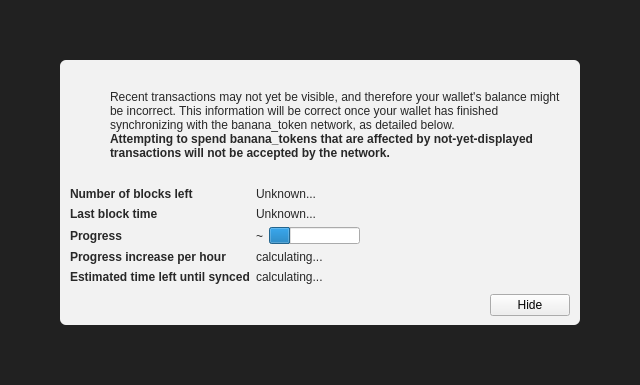
<?xml version="1.0" encoding="UTF-8"?>
<ui version="4.0">
 <class>ModalOverlay</class>
 <widget class="ModalOverlay" name="ModalOverlay">
  <property name="geometry">
   <rect>
    <x>0</x>
    <y>0</y>
    <width>640</width>
    <height>385</height>
   </rect>
  </property>
  <property name="windowTitle">
   <string>Form</string>
  </property>
  <layout class="QVBoxLayout" name="verticalLayout" stretch="0">
   <property name="sizeConstraint">
    <enum>QLayout::SetDefaultConstraint</enum>
   </property>
   <property name="leftMargin">
    <number>0</number>
   </property>
   <property name="topMargin">
    <number>0</number>
   </property>
   <property name="rightMargin">
    <number>0</number>
   </property>
   <property name="bottomMargin">
    <number>0</number>
   </property>
   <item>
    <widget class="QWidget" name="bgWidget" native="true">
     <property name="styleSheet">
      <string notr="true">#bgWidget { background: rgba(0,0,0,220); }</string>
     </property>
     <layout class="QVBoxLayout" name="verticalLayoutMain" stretch="1">
      <property name="leftMargin">
       <number>60</number>
      </property>
      <property name="topMargin">
       <number>60</number>
      </property>
      <property name="rightMargin">
       <number>60</number>
      </property>
      <property name="bottomMargin">
       <number>60</number>
      </property>
      <item>
       <widget class="QWidget" name="contentWidget" native="true">
        <property name="styleSheet">
         <string notr="true">#contentWidget { background: rgba(255,255,255,240); border-radius: 6px; }

QLabel { color: rgb(40,40,40);  }</string>
        </property>
        <layout class="QVBoxLayout" name="verticalLayoutSub" stretch="1,0,0,0">
         <property name="spacing">
          <number>0</number>
         </property>
         <property name="leftMargin">
          <number>10</number>
         </property>
         <property name="topMargin">
          <number>10</number>
         </property>
         <property name="rightMargin">
          <number>10</number>
         </property>
         <property name="bottomMargin">
          <number>10</number>
         </property>
         <item>
          <layout class="QHBoxLayout" name="horizontalLayoutIconText" stretch="0,1">
           <property name="topMargin">
            <number>20</number>
           </property>
           <item>
            <layout class="QVBoxLayout" name="verticalLayoutIcon">
             <property name="leftMargin">
              <number>0</number>
             </property>
             <item>
              <widget class="QPushButton" name="warningIcon">
               <property name="enabled">
                <bool>false</bool>
               </property>
               <property name="text">
                <string/>
               </property>
               <property name="icon">
                <iconset>
                 <normaloff>:/icons/warning</normaloff>
                 <disabledoff>:/icons/warning</disabledoff>:/icons/warning</iconset>
               </property>
               <property name="iconSize">
                <size>
                 <width>48</width>
                 <height>48</height>
                </size>
               </property>
               <property name="flat">
                <bool>true</bool>
               </property>
              </widget>
             </item>
             <item>
              <spacer name="verticalSpacerWarningIcon">
               <property name="orientation">
                <enum>Qt::Vertical</enum>
               </property>
               <property name="sizeHint" stdset="0">
                <size>
                 <width>20</width>
                 <height>40</height>
                </size>
               </property>
              </spacer>
             </item>
            </layout>
           </item>
           <item>
            <layout class="QVBoxLayout" name="verticalLayoutInfoText">
             <property name="leftMargin">
              <number>0</number>
             </property>
             <property name="topMargin">
              <number>0</number>
             </property>
             <item>
              <widget class="QLabel" name="infoText">
               <property name="text">
                <string>Recent transactions may not yet be visible, and therefore your wallet's balance might be incorrect. This information will be correct once your wallet has finished synchronizing with the banana_token network, as detailed below.</string>
               </property>
               <property name="textFormat">
                <enum>Qt::RichText</enum>
               </property>
               <property name="wordWrap">
                <bool>true</bool>
               </property>
              </widget>
             </item>
             <item>
              <widget class="QLabel" name="infoTextStrong">
               <property name="font">
                <font>
                 <weight>75</weight>
                 <bold>true</bold>
                </font>
               </property>
               <property name="text">
                <string>Attempting to spend banana_tokens that are affected by not-yet-displayed transactions will not be accepted by the network.</string>
               </property>
               <property name="textFormat">
                <enum>Qt::RichText</enum>
               </property>
               <property name="wordWrap">
                <bool>true</bool>
               </property>
              </widget>
             </item>
             <item>
              <spacer name="verticalSpacerInTextSpace">
               <property name="orientation">
                <enum>Qt::Vertical</enum>
               </property>
               <property name="sizeHint" stdset="0">
                <size>
                 <width>20</width>
                 <height>40</height>
                </size>
               </property>
              </spacer>
             </item>
            </layout>
           </item>
          </layout>
         </item>
         <item>
          <spacer name="verticalSpacerAfterText">
           <property name="orientation">
            <enum>Qt::Vertical</enum>
           </property>
           <property name="sizeHint" stdset="0">
            <size>
             <width>20</width>
             <height>40</height>
            </size>
           </property>
          </spacer>
         </item>
         <item>
          <layout class="QFormLayout" name="formLayout">
           <property name="fieldGrowthPolicy">
            <enum>QFormLayout::FieldsStayAtSizeHint</enum>
           </property>
           <property name="horizontalSpacing">
            <number>6</number>
           </property>
           <property name="verticalSpacing">
            <number>6</number>
           </property>
           <property name="topMargin">
            <number>10</number>
           </property>
           <item row="0" column="0">
            <widget class="QLabel" name="labelNumberOfBlocksLeft">
             <property name="font">
              <font>
               <weight>75</weight>
               <bold>true</bold>
              </font>
             </property>
             <property name="text">
              <string>Number of blocks left</string>
             </property>
            </widget>
           </item>
           <item row="0" column="1">
            <widget class="QLabel" name="numberOfBlocksLeft">
             <property name="text">
              <string>Unknown...</string>
             </property>
            </widget>
           </item>
           <item row="1" column="0">
            <widget class="QLabel" name="labelLastBlockTime">
             <property name="font">
              <font>
               <weight>75</weight>
               <bold>true</bold>
              </font>
             </property>
             <property name="text">
              <string>Last block time</string>
             </property>
            </widget>
           </item>
           <item row="1" column="1">
            <widget class="QLabel" name="newestBlockDate">
             <property name="sizePolicy">
              <sizepolicy hsizetype="Maximum" vsizetype="Preferred">
               <horstretch>0</horstretch>
               <verstretch>0</verstretch>
              </sizepolicy>
             </property>
             <property name="text">
              <string>Unknown...</string>
             </property>
            </widget>
           </item>
           <item row="2" column="0">
            <widget class="QLabel" name="labelSyncDone">
             <property name="font">
              <font>
               <weight>75</weight>
               <bold>true</bold>
              </font>
             </property>
             <property name="text">
              <string>Progress</string>
             </property>
            </widget>
           </item>
           <item row="2" column="1">
            <layout class="QHBoxLayout" name="horizontalLayoutSync" stretch="0,1">
             <item>
              <widget class="QLabel" name="percentageProgress">
               <property name="text">
                <string notr="true">~</string>
               </property>
              </widget>
             </item>
             <item>
              <widget class="QProgressBar" name="progressBar">
               <property name="value">
                <number>24</number>
               </property>
               <property name="format">
                <string/>
               </property>
              </widget>
             </item>
            </layout>
           </item>
           <item row="4" column="0">
            <widget class="QLabel" name="labelProgressIncrease">
             <property name="font">
              <font>
               <weight>75</weight>
               <bold>true</bold>
              </font>
             </property>
             <property name="text">
              <string>Progress increase per hour</string>
             </property>
            </widget>
           </item>
           <item row="4" column="1">
            <widget class="QLabel" name="progressIncreasePerH">
             <property name="text">
              <string>calculating...</string>
             </property>
            </widget>
           </item>
           <item row="5" column="0">
            <widget class="QLabel" name="labelEstimatedTimeLeft">
             <property name="font">
              <font>
               <weight>75</weight>
               <bold>true</bold>
              </font>
             </property>
             <property name="text">
              <string>Estimated time left until synced</string>
             </property>
            </widget>
           </item>
           <item row="5" column="1">
            <widget class="QLabel" name="expectedTimeLeft">
             <property name="text">
              <string>calculating...</string>
             </property>
            </widget>
           </item>
          </layout>
         </item>
         <item>
          <layout class="QHBoxLayout" name="horizontalLayoutButtons">
           <property name="leftMargin">
            <number>10</number>
           </property>
           <property name="topMargin">
            <number>10</number>
           </property>
           <item>
            <spacer name="horizontalSpacer">
             <property name="orientation">
              <enum>Qt::Horizontal</enum>
             </property>
             <property name="sizeHint" stdset="0">
              <size>
               <width>40</width>
               <height>20</height>
              </size>
             </property>
            </spacer>
           </item>
           <item>
            <widget class="QPushButton" name="closeButton">
             <property name="text">
              <string>Hide</string>
             </property>
            </widget>
           </item>
          </layout>
         </item>
        </layout>
       </widget>
      </item>
     </layout>
    </widget>
   </item>
  </layout>
 </widget>
 <customwidgets>
  <customwidget>
   <class>ModalOverlay</class>
   <extends>QWidget</extends>
   <header>modaloverlay.h</header>
   <container>1</container>
  </customwidget>
 </customwidgets>
 <resources/>
 <connections/>
</ui>
